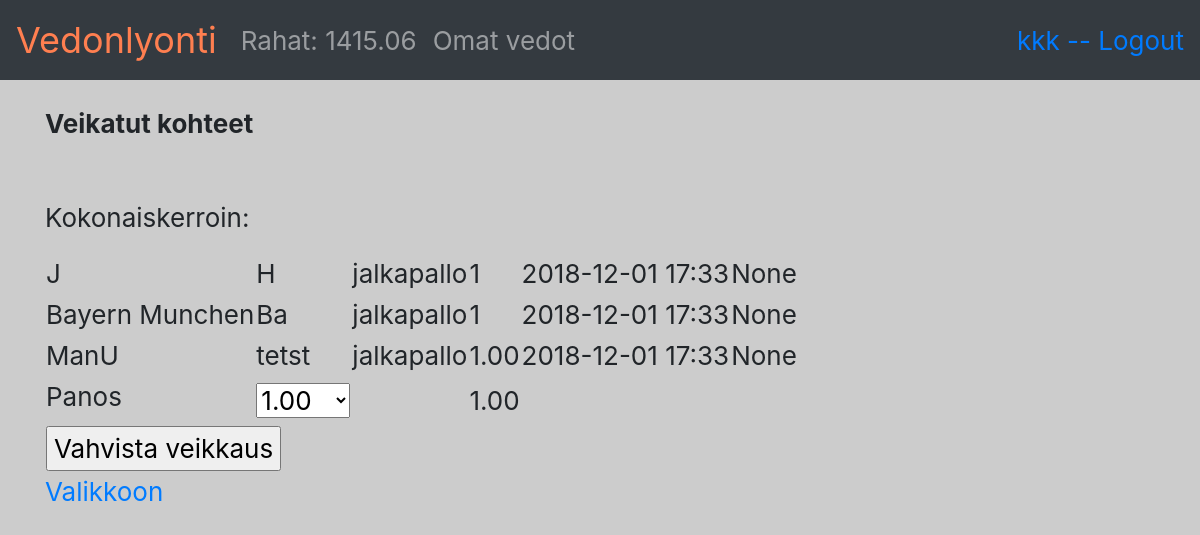
Screenshot of /tapahtuma/moniveto/ready (signed in) with the database file from the repository.
### application/auth/models.py (models this page shows, shortened)
class User(Base):
    __tablename__ = "account"
    name = db.Column(db.String(144), nullable=False)
    username = db.Column(db.String(144), nullable=False)
    password = db.Column(db.String(144), nullable=False)
    rahat = db.Column(db.DECIMAL, nullable=False)
    def getRahat(self):
        return ("%.2f" % self.rahat)

### application/laji/models.py (models this page shows, shortened)
class Laji(Base):
    nimi = db.Column(db.String, nullable=False)

### application/tapahtuma/models.py (models this page shows, shortened)
class Tapahtuma(Base):
    koti = db.Column(db.String, nullable=False)
    vieras = db.Column(db.String, nullable=False)
    kerroin1 = db.Column(db.DECIMAL, nullable=False)
    kerroinx = db.Column(db.DECIMAL, nullable=False)
    kerroin2 = db.Column(db.DECIMAL, nullable=False)
    laji_id = db.Column(db.Integer, db.ForeignKey('laji.id'),
                           nullable=False)
    date_expire = db.Column(db.DateTime)
    active = db.Column(db.Boolean, nullable= False)
    tulos = db.Column(db.String, nullable=False)
    @staticmethod
    def haeMonivetoTapahtumat():
        good_events = 0
        present = datetime.now()
        stmt = text("SELECT tapahtuma.id, koti, vieras, laji_id, kerroin1, kerroin2, kerroinx, date_expire"
                    " FROM tapahtuma, laji"
                    " WHERE active = 1"
                    " AND laji.id = tapahtuma.laji_id"
                     )
        res = db.engine.execute(stmt)
        response = []
        for row in res:
            d = str(datetime.strptime(str(row[7]), '%Y-%m-%d %H:%M:%S.%f'))
            d = d[0:16]
            response.append({"id":row[0], "koti":row[1], "vieras":row[2], "laji":haeLaji(row[3]), "kerroin1":row[4], "kerroin2":row[5], "kerroinX":row[6], "date_expire":d})
        return response

### application/tapahtuma/views.py (the view)
@app.route("/tapahtuma/moniveto/ready", methods=["GET", "POST"])
def ready_moniveto():
    form = TapahtumaForm(request.form)
    t1 = form.moniveto1.data
    t2 = form.moniveto2.data
    t3 = form.moniveto3.data
    if (t1=="-" and t2=="-" and t3=="-"):
        return redirect(url_for("tapahtumat_moniveto"))
    tap = Tapahtuma.haeMonivetoTapahtumat()
    tapahtumat = []
    kerroin = 1
    if(t1!="-"):
        t = tap[0]
        tkerroin = 1 #tamakerroin
        if (t1 == "1"):
            kerroin = kerroin*t["kerroin1"]
            tkerroin = t["kerroin1"]
        elif (t1 == "X"):
            kerroin = kerroin*t["kerroinX"]
            tkerroin = t["kerroinX"]
        elif (t1 == "2"):
            kerroin = kerroin*t["kerroin2"]
            tkerroin = t["kerroin2"]
        tapahtumat.append({"id":t["id"], "koti":t["koti"], "vieras":t["vieras"], "laji":t["laji"], "kerroin":tkerroin, "date_expire":t["date_expire"], "veto":t1})
    if(t2!="-"):
        t = tap[1]
        tkerroin = 1
        if (t2 == "1"):
            kerroin = kerroin*t["kerroin1"]
            tkerroin = t["kerroin1"]
        elif (t2 == "X"):
            kerroin = kerroin*t["kerroinX"]
            tkerroin = t["kerroinX"]
        elif (t2 == "2"):
            kerroin = kerroin*t["kerroin2"]
            tkerroin = t["kerroin2"]
        tapahtumat.append({"id":t["id"], "koti":t["koti"], "vieras":t["vieras"], "laji":t["laji"], "kerroin":tkerroin, "date_expire":t["date_expire"], "veto":t2})
    if(t3!="-"):
        t = tap[2]
        tkerroin = 1
        if (t3 == "1"):
            kerroin = kerroin*t["kerroin1"]
            tkerroin = t["kerroin1"]
        elif (t3 == "X"):
            kerroin = kerroin*t["kerroinX"]
            tkerroin = t["kerroinX"]
        elif (t3 == "2"):
            kerroin = kerroin*t["kerroin2"]
            tkerroin = t["kerroin2"]
        tkerroin = ("%.2f" % tkerroin)
        kerroin = ("%.2f" % kerroin)
        tapahtumat.append({"id":t["id"], "koti":t["koti"], "vieras":t["vieras"], "laji":t["laji"], "kerroin":tkerroin, "date_expire":t["date_expire"], "veto":t3})
    moniveto.setMonivetokerroin(kerroin)
    moniveto.setMonivetotapahtumat(tapahtumat)
    kerroin = ("%.2f" % float(kerroin))
    return render_template("tapahtumat/moniveto2.html", tapahtumat=tapahtumat,kerroin=kerroin, form=TapahtumaForm())

### application/tapahtuma/forms.py
class TapahtumaForm(FlaskForm):
    moniveto1 = SelectField('Veikkaus', choices=ChoicesMoniveto)
    moniveto2 = SelectField('Veikkaus', choices=ChoicesMoniveto)
    moniveto3 = SelectField('Veikkaus', choices=ChoicesMoniveto)
    tulosveto_koti = SelectField('Veikkaus', choices=ChoicesTulosveto)
    tulosveto_vieras = SelectField('Veikkaus', choices=ChoicesTulosveto)
    panos = SelectField('Panos', choices=[('1','1.00'), ('2','2.00'), ('3','3.00'), ('5','5.00'), ('10','10.00'), ('20','20.00')])
    class Meta:
        csrf = False

### application/__init__.py (called while the page is built)
@login_manager.user_loader
def load_user(user_id):
    return User.query.get(user_id)

### application/tapahtuma/models.py (called while the page is built)
def haeLaji(laji_id=0):
        stmt = text("SELECT nimi"
                    " FROM laji"
                     " WHERE id = :id"
                     ).params(id = laji_id)
        res = db.engine.execute(stmt)
        response = []
        for row in res:
            response.append({"nimi":row[0]})
        return response[0]["nimi"]

### application/tapahtuma/views.py (called while the page is built)
    def setMonivetotapahtumat(self,mv):
        self.monivetotapahtumat = mv

    def setMonivetokerroin(self,mv):
        self.monivetokerroin = mv

### application/templates/tapahtumat/moniveto2.html (shortened to what this page needs)
{% extends "layout.html" %}
{% block body %}
<p><b>Veikatut kohteet</b></p>
<br>
<form method="POST" action="{{ url_for('create_moniveto') }}">
  <table>
    {% for tapahtuma in tapahtumat %}
              <tr>
          <td>{{ tapahtuma.koti }}</td>
          <td>{{ tapahtuma.vieras }}</td>
          <td>{{ tapahtuma.laji }}</td>
          <td>{{ tapahtuma.kerroin }}</td>
          <td>{{ tapahtuma.date_expire }}</td>
          <td>{{ tapahtuma.veto }}</td>
          </tr>
      {% endfor %}
      <td>{{ form.panos.label }}</td>
      <td>{{ form.panos }}</td>
      <td></td>
      <p>Kokonaiskerroin:</p>
      <td>{{ kerroin }}</td>
          <tr>
            <td colspan="2">
        <input type="submit" value="Vahvista veikkaus"/>
            </td>
          </tr>
      </form>
<a href="{{ url_for('index') }}">Valikkoon</a>
{% endblock %}

### application/templates/layout.html (shortened to what this page needs)
<!DOCTYPE html>
<html>
  <head>
    <link rel="stylesheet" href="https://maxcdn.bootstrapcdn.com/bootstrap/4.0.0/css/bootstrap.min.css">
  </head>
  <body style="background-color: #cccccc !important; font-size: 26px !important;">
    <nav class="navbar navbar-expand-md navbar-dark bg-dark mb-4">
<a class="navbar-brand" href="{{ url_for('index')}}" style="color: coral !important; font-size: 36px !important;">Vedonlyonti</a>
<div class="collapse navbar-collapse" id="navbarCollapse">
        <ul class="navbar-nav mr-auto">
          <li class="nav-item">
              {% if current_user.is_authenticated %}
            <a class="nav-link" href="{{ url_for('tilitapahtumat_index') }} ">Rahat: {{ current_user.getRahat() }}</a>
          {% endif %}
          </li>
          <li class="nav-item">
            {% if current_user.is_authenticated %}
            <a class="nav-link" href="{{ url_for('vedot_index') }} ">Omat vedot</a>
          {% endif %}
          </li>
        </ul>
        <div class="form-inline mt-2 mt-md-0">
    {% if current_user.is_authenticated %}
    <a href="{{ url_for('auth_logout') }}">{{ current_user.name }} -- Logout</a>
    {% else %}
    <a href="{{ url_for('auth_login') }}">Login</a>
    {% endif %}
        </div>
</div>
    </nav>
    <main role="main" class="container">
{% block body %}{% endblock %}
    </main>
  </body>
</html>

### rows the page displays
User: getRahat "1415.06", name "kkk"
Laji: koti "J", vieras "H", laji "jalkapallo", kerroin "1", date_expire "2018-12-01 17:33", veto "None", laji "jalkapallo" "jalkapallo"
Tapahtuma: koti "Bayern Munchen", vieras "Ba"
Tapahtuma: koti "ManU", vieras "tetst"

### other values shown
{{ tapahtuma.kerroin }} "1" "1.00"
{{ tapahtuma.date_expire }} "2018-12-01 17:33" "2018-12-01 17:33"
{{ tapahtuma.veto }} "None" "None"
{{ kerroin }} "1.00"
